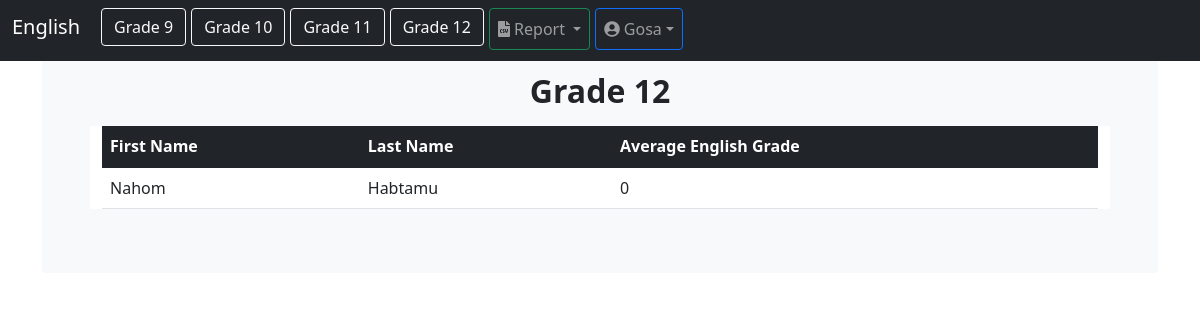
/english_average/12 (signed in), run on the app's committed database.
### users/models.py (models this page shows)
class CustomUser(AbstractUser):
	pass

### grades_app/models.py (models this page shows, shortened)
class Student(models.Model):
    user = models.OneToOneField(AUTH_USER_MODEL, on_delete=models.CASCADE)
    first_name = models.CharField(max_length=50)
    last_name = models.CharField(max_length=50)
    grade_level = models.IntegerField()

### grades_app/views.py (the view)
# urls.py: path("english_average/<int:grade_level>", views.english_average, name="english_average"),
@login_required
@user_passes_test(lambda user: user.groups.filter(name='High School English Teachers').exists())
def english_average(request, grade_level):
	students = Student.objects.filter(grade_level=grade_level)
	student_grades_list_english = []
	grade_levels = [9, 10, 11, 12]
	for student in students:
		average_grade = calculate_average_english_grade(student, grade_level)
		student_grades_list_english.append((student.first_name, student.last_name, average_grade))
	grades_to_chart = []
	for grades in student_grades_list_english:
		whatever = grades[2]
		grades_to_chart.append(whatever)
	grades_to_chart = grades_to_chart
	context = {
		'student_grades_list': student_grades_list_english,
		'grade_level': grade_level,
		'grade_levels': grade_levels,
		'grades_to_chart': grades_to_chart,
	}
	return render(request, 'grades_app/english_averages.html', context)

### grades_app/views.py (called while the page is built)
def calculate_average_english_grade(student, grade_level):
    if grade_level == 9:
        grade_model = English_Grade_9
    elif grade_level == 10:
        grade_model = English_Grade_10
    elif grade_level == 11:
        grade_model = English_Grade_11
    elif grade_level == 12:
        grade_model = English_Grade_12
    else:
        return 0
    english_grades = grade_model.objects.filter(student=student)
    total_grades = english_grades.count()
    if total_grades > 0:
        total_sum = sum(grade.grade for grade in english_grades)
        average_grade = total_sum / total_grades
        return average_grade
    else:
        return 0

### grades_app/templates/grades_app/english_averages.html (shortened to what this page needs)
{% load static %}
<!doctype html>
<html lang="en">
<head>
    <link rel="stylesheet" type="text/css" href="{% static 'grades_app/bootstrap.min.css' %}">
    <link rel="stylesheet" type="text/css" href="{% static 'grades_app/all.css' %}">
    <link rel="stylesheet" type="text/css" href="{% static 'grades_app/Chart.min.css' %}">
</head>
<body>
    <nav class="navbar navbar-expand-md navbar-dark fixed-top bg-dark">
        <div class="container-fluid">
            <h1 class="navbar-brand h1" href="#">English</h1>
            <div class="collapse navbar-collapse" id="navbarCollapse">
                <ul class="navbar-nav me-auto mb-2 mb-md-0">
                    {% for grade_level in grade_levels %}
                    <li style="padding-left: 5px; padding-bottom: 3px;" class="nav-item">
                        <a class="nav-item btn btn-outline-light" aria-current="page" href="{% url 'grades_app:english_average' grade_level=grade_level %}">Grade {{ grade_level }}</a>
                    </li>
                    {% endfor %}
                    <div style="padding-left: 5px; padding-bottom: 3px;" class="collapse navbar-collapse" id="navbarCollapse">
                        <ul class="navbar-nav me-auto mb-2 mb-md-0">
                            <li class="nav-item dropdown">
                                <a class="nav-link dropdown-toggle btn btn-outline-success" href="#" id="dropdown03" data-bs-toggle="dropdown" aria-expanded="false">
                                    <i class="fa fa-file-csv"></i> Report
                                </a>
                            </li>
                        </ul>
                    </div>
                    <div style="padding-left: 5px; padding-bottom: 3px;" class="collapse navbar-collapse" id="navbarCollapse">
                        <ul class="navbar-nav me-auto mb-2 mb-md-0">
                            <li class="nav-item dropdown">
                                <a class="nav-link dropdown-toggle btn btn-outline-primary" href="#" id="dropdown03" data-bs-toggle="dropdown" aria-expanded="false">
                                    <i class="fa fa-user-circle"></i> {{ request.user.username | title }}</a>
                            </li>
                        </ul>
                    </div>
                </ul>
            </div>
        </div>
    </nav>
    <main class="container">
        <div class="bg-light p-5 rounded">
            <h2 style="text-align:center;" class="mt-4"><strong>Grade {{ grade_level }}</strong></h2>
            <div class="bd-cheatsheet container-fluid bg-body">
                <section id="content">
                    <article class="my-3" id="tables">
                        <div>
                            <div class="bd-example">
                                <table class="table table-hover">
                                    <thead>
                                        <tr>
                                            <th class="table-dark">First Name</th>
                                            <th class="table-dark">Last Name</th>
                                            <th class="table-dark">Average English Grade</th>
                                        </tr>
                                    </thead>
                                    <tbody>
                                        {% for student in student_grades_list %}
                                        <tr>
                                            {% for value in student %}
                                            <td>{{ value }}</td>
                                            {% endfor %}
                                        </tr>
                                        {% endfor %}
                                    </tbody>
                                </table>
                            </div>
                        </div>
                    </article>
                </section>
            </div>
        </div>
    </main>
</body>
</html>

### grades_app/static/grades_app/all.css (style rules this page uses)
.fa, .fas, .far, .fal, .fad, .fab { -moz-osx-font-smoothing: grayscale; -webkit-font-smoothing: antialiased; display: inline-block; font-style: normal; font-variant: normal; text-rendering: auto; line-height: 1; }
.fa-file-csv:before { content: "\f6dd"; }
.fa-user-circle:before { content: "\f2bd"; }
.fa, .fas { font-family: 'Font Awesome 5 Free'; font-weight: 900; }

### data on the page
CustomUser: user.username "Gosa"
Student: student "Nahom" "Habtamu"

### other printed values
{{ grade_level }} "9" "10" "11" "12"
{{ grade_level }} "12"
{{ value }} "0"
